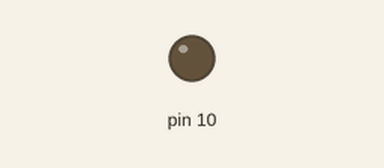
Recording of a sketch running on a simulated Arduino Uno, built with avr-gcc and run on an emulated ATmega328P. On the bench: output pins drawn as LEDs (lit = HIGH).

Above: at 0.05 s.
At 2.05 s:
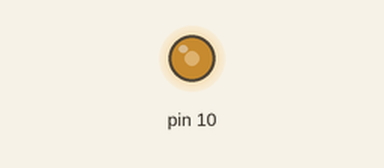
At 4.0 s:
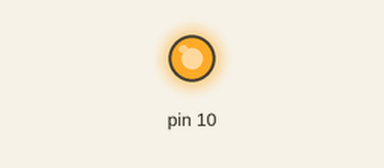
Timing chart, 0 to 5.2 s (numbered marks = the images above):
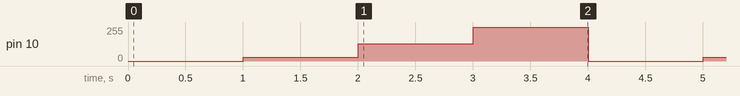

The sketch:

0328_2led.ino
```cpp
void setup() {
  pinMode(10, OUTPUT);
}

void loop() {
  analogWrite(10, 0);
  delay(1000);
  analogWrite(10, 30);
  delay(1000);
  analogWrite(10, 130);
  delay(1000);
  analogWrite(10, 255);
  delay(1000);
}
```

Measured:
- by itself, pin 10: repeats every 4.0 s: 130/255 1.0 s, 255/255 1.0 s, 0/255 1.0 s, 30/255 1.0 s
